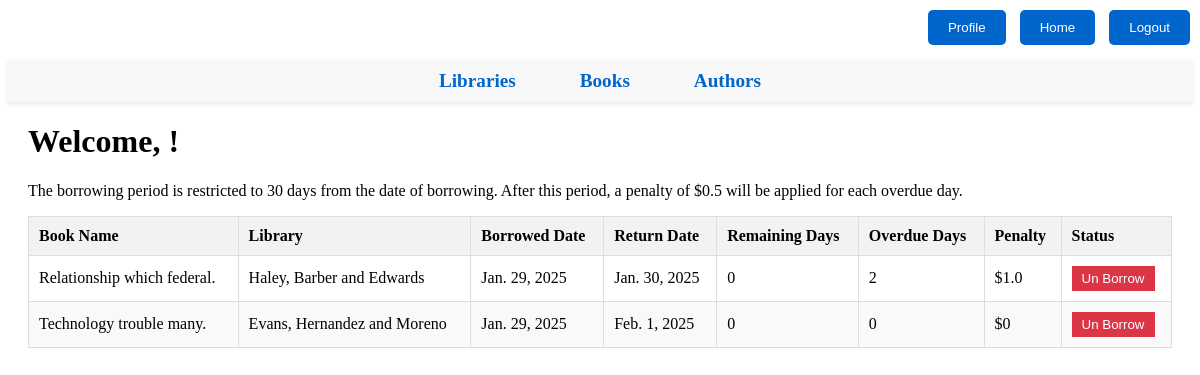
The app's page /dashboard/ (signed in) with its own data.
### borrow/models.py (models this page shows, shortened)
class Borrow(models.Model):
    user = models.ForeignKey(User, on_delete=models.CASCADE, related_name='borrows')
    book = models.ForeignKey('books.Book', on_delete=models.CASCADE, related_name='borrows')
    borrow_date = models.DateField(auto_now_add=True)
    return_date = models.DateField()
    @property
    def remaining_days(self):
        today = date.today()
        remaining = (self.return_date - today).days
        return max(remaining, 0)
    @property
    def over_due_days(self):
        today = date.today()
        over_due_days = (today - self.return_date).days
        return max(over_due_days, 0)
    @property
    def penalty(self):
        if self.over_due_days > 0:
            return f"${self.over_due_days * 0.5}"  # $0.5 per day
        return "$0"

### books/models.py (models this page shows, shortened)
class Book(models.Model):
    book_name = models.CharField(max_length=255)
    author = models.ForeignKey('authors.Author', on_delete=models.CASCADE, related_name='books')
    category = models.ForeignKey('Category', on_delete=models.CASCADE, related_name='books')
    library = models.ForeignKey('library.Library', on_delete=models.CASCADE, related_name='books')
    copies = models.PositiveIntegerField(default=0)

### library/models.py (models this page shows, shortened)
class Library(models.Model):
    library_name = models.CharField(max_length=255, unique=True)
    address = models.TextField()
    latitude = models.FloatField()
    longitude = models.FloatField()

### users/views.py (the view)
# urls.py: path('dashboard/', views.dashboard, name='dashboard'),
@login_required
def dashboard(request):
    borrows = Borrow.objects.filter(user=request.user)
    return render(request, 'dashboard.html', {'borrows': borrows})

### users/templates/dashboard.html (shortened to what this page needs)
{% extends 'base.html' %}
{% block content %}
<h1>Welcome, {{ user.first_name }}!</h1>
    <p>The borrowing period is restricted to 30 days from the date of borrowing. After this period, a penalty of $0.5 will be applied for each overdue day.</p>
<table>
    <theead>
        <tr>
            <th>Book Name</th>
            <th>Library</th>
            <th>Borrowed Date</th>
            <th>Return Date</th>
            <th>Remaining Days</th>
            <th>Overdue Days</th>
            <th>Penalty</th>
            <th>Status</th>
        </tr>
    </theead>
    <tbody>
        {% for borrow in borrows %}
            <tr>
                <td>{{ borrow.book.book_name }}</td>
                <td>{{ borrow.book.library.library_name }}</td>
                <td>{{ borrow.borrow_date }}</td>
                <td>{{ borrow.return_date }}</td>
                <td>{{ borrow.remaining_days }}</td>
                <td>{{ borrow.over_due_days }}</td>
                <td>{{ borrow.penalty }}</td>
                <td>
                    <form action="{% url 'unborrow_book' borrow.id %}" method="post">
                        <button type="submit" class="unborrow-btn">Un Borrow</button>
                    </form>
                </td>
            </tr>
        {% endfor %}
    </tbody>
</table>
{% endblock %}

### users/templates/dashboard.html (style rules this page uses)
table { width: 100%; border-collapse: collapse; }
th, td { padding: 10px; text-align: left; border: 1px solid #ddd; }
th { background-color: #f2f2f2; }
tr:nth-child(even) { background-color: #f9f9f9; }
.unborrow-btn { padding: 5px 10px; background-color: #dc3545; color: white; border: none; cursor: pointer; }

### records on screen
Borrow: book.book_name "Relationship which federal.", book.library.library_name "Haley, Barber and Edwards", borrow_date "Jan. 29, 2025", return_date "Jan. 30, 2025", remaining_days "0", over_due_days "2", penalty "$1.0"
Borrow: book.book_name "Technology trouble many.", book.library.library_name "Evans, Hernandez and Moreno", borrow_date "Jan. 29, 2025", return_date "Feb. 1, 2025", remaining_days "0", over_due_days "0", penalty "$0"
